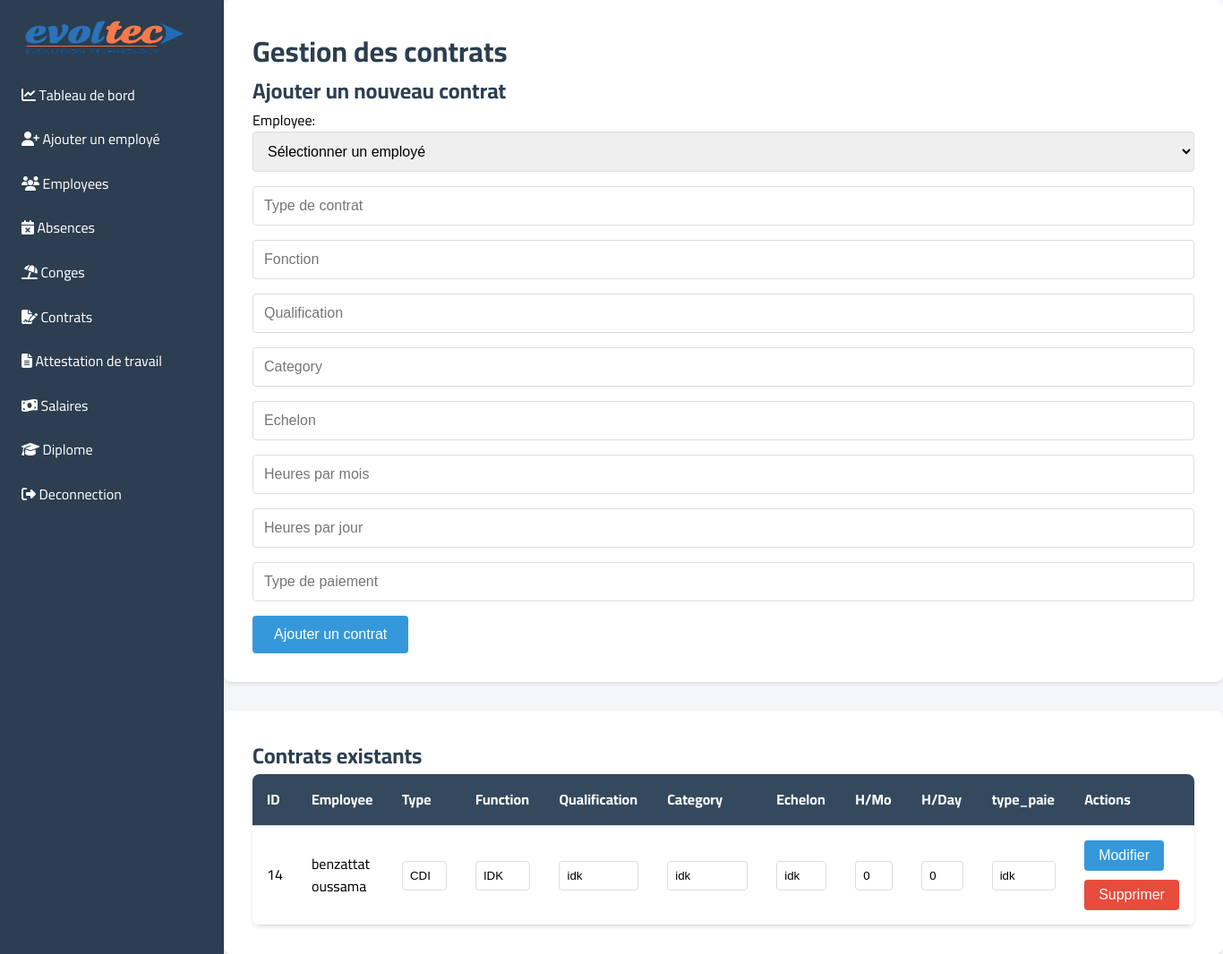
Screenshot of /admin/contracts.php (signed in) with the database file from the repository.
### tables this page shows
CREATE TABLE IF NOT EXISTS `contrat` (
  `N__CONTRAT` int NOT NULL AUTO_INCREMENT,
  `ID_EMP` int NOT NULL,
  `TYPE_CONTRAT` varchar(40) DEFAULT NULL,
  `FONCTION` varchar(20) DEFAULT NULL,
  `QUALIFICATION` varchar(30) DEFAULT NULL,
  `CATEGORIE` varchar(40) DEFAULT NULL,
  `ECHLAN` varchar(10) DEFAULT NULL,
  `NBR_H_MOIS` int DEFAULT NULL,
  `NBR_H___JOURS` int DEFAULT NULL,
  `TYPE_DE_PAIE` varchar(30) DEFAULT NULL,
  PRIMARY KEY (`N__CONTRAT`),
  KEY `FK_CONTRAT_DETENIR_EMPLOYEE` (`ID_EMP`)
);

CREATE TABLE IF NOT EXISTS `employee` (
  `ID_EMP` int NOT NULL AUTO_INCREMENT,
  `N__SERVICE` int NOT NULL,
  `NOM_EMP` varchar(20) DEFAULT NULL,
  `PRENOM_EMP` varchar(20) DEFAULT NULL,
  `DATE_EMP` date DEFAULT NULL,
  `TEL_EMP` varchar(20) DEFAULT NULL,
  `EMAIL_EMP` varchar(30) DEFAULT NULL,
  `ADRESSE_EMP` varchar(50) DEFAULT NULL,
  `DATEEMBAUCH_EMP` date DEFAULT NULL,
  `NOMBRE_D_ENFANT` int DEFAULT NULL,
  `NOM_UTILISATEUR` varchar(20) DEFAULT NULL,
  `MOT_DE_PASSE` varchar(40) DEFAULT NULL,
  `ROLES` varchar(20) DEFAULT NULL,
  `NOMBRE_JOURS_CONGE` int NOT NULL DEFAULT '30',
  PRIMARY KEY (`ID_EMP`),
  UNIQUE KEY `NOM_UTILISATEUR_2` (`NOM_UTILISATEUR`),
  KEY `FK_EMPLOYEE_TRAVAILLE_SERVICE` (`N__SERVICE`),
  KEY `NOM_UTILISATEUR` (`NOM_UTILISATEUR`)
);

### classes/Contract.php (called while the page is built, shortened)
<?php
require_once __DIR__ . '/../config/database.php';
class Contract {
    private $conn;
    private $table_name = "contrat";
    public function __construct() {
        $database = new Database();
        $this->conn = $database->getConnection();
    }
    public function getAll() {
        $query = "SELECT c.*, e.NOM_EMP, e.PRENOM_EMP
                 FROM " . $this->table_name . " c
                 JOIN employee e ON c.ID_EMP = e.ID_EMP";
        $stmt = $this->conn->prepare($query);
        $stmt->execute();
        return $stmt->fetchAll(PDO::FETCH_ASSOC);
    }
}

### config/database.php (called while the page is built, shortened)
<?php
class Database {
    private $host = "localhost";
    private $db_name = "gestion_personnel";
    private $username = "root";
    private $password = "";
    public function getConnection() {
        $this->conn = null;
        try {
            $this->conn = new PDO(
                "mysql:host=" . $this->host . ";dbname=" . $this->db_name,
                $this->username,
                $this->password
            );
            $this->conn->setAttribute(PDO::ATTR_ERRMODE, PDO::ERRMODE_EXCEPTION);
        } catch(PDOException $e) {
            echo "Connection Error: " . $e->getMessage();
        }
        return $this->conn;
    }
}
?>

### admin/contracts.php (the view, shortened to what this page needs)
<?php
require_once '../classes/Contract.php';
$contract = new Contract();
$contracts = $contract->getAll();
?>
<!DOCTYPE html>
<html lang="en">
<head>
    <link rel="stylesheet" href="../assets/css/style.css">
    <link rel="stylesheet" href="https://cdnjs.cloudflare.com/ajax/libs/font-awesome/6.5.0/css/all.min.css">
    <link rel="stylesheet" href="../assets/css/style.css">
</head>
<body>
<div class="dashboard-container" >
    <div class="sidebar">
        <img class="logo2" src="../img/evolteclogo-Photoroom.png" alt="">
       <ul>
                <li><a href="dashboard.php"><i class="fas fa-chart-line"></i> Tableau de bord</a></li>
                <li><a href="create_employee.php"><i class="fas fa-user-plus"></i> Ajouter un employé </a></li>
                <li><a href="employees.php"><i class="fas fa-users"></i> Employees</a></li>
                <li><a href="absences.php"><i class="fas fa-calendar-times"></i> Absences</a></li>
                <li><a href="vacations.php"><i class="fas fa-umbrella-beach"></i> Conges</a></li>
                <li><a href="contracts.php"><i class="fas fa-file-signature"></i> Contrats</a></li>
                <li><a href="admin_attestation_global.php"><i class="fas fa-file-alt"></i> Attestation de travail</a></li>
                <li><a href="salaire.php"><i class="fas fa-money-bill-wave"></i> Salaires</a></li>
                <li><a href="diplome.php"><i class="fas fa-graduation-cap"></i> Diplome</a></li>
                <li><a href="../logout.php"><i class="fas fa-sign-out-alt"></i> Deconnection</a></li>
            </ul>
        </div>
    <div class="all">
        <div class="formulaire">
            <h1> Gestion des contrats</h1>
            <h2>Ajouter un nouveau contrat</h2>
            <form method="POST">
                <label>Employee:</label>
                <select name="ID_EMP" required>
                    <option value=""> Sélectionner un employé</option>
                </select>
                <input type="text" name="TYPE_CONTRAT" placeholder="Type de contrat" required>
                <input type="text" name="FONCTION" placeholder="Fonction" required>
                <input type="text" name="QUALIFICATION" placeholder="Qualification" required>
                <input type="text" name="CATEGORIE" placeholder="Category" required>
                <input type="text" name="ECHLAN" placeholder="Echelon" required>
                <input type="text" name="NBR_H_MOIS" placeholder="Heures par mois" required>
                <input type="text" name="NBR_H___JOURS" placeholder="Heures par jour" required>
                <input type="text" name="TYPE_DE_PAIE" placeholder="Type de paiement" required>
                <input type="submit" value="Ajouter un contrat">
            </form>
        </div>
        <div class="absenceTable">
            <h2>Contrats existants</h2>
            <table>
                <thead>
                <tr>
                    <th>ID</th>
                    <th>Employee</th>
                    <th>Type</th>
                    <th>Function</th>
                    <th>Qualification</th>
                    <th>Category</th>
                    <th>Echelon</th>
                    <th>H/Mo</th>
                    <th>H/Day</th>
                    <th>type_paie</th>
                    <th>Actions</th>
                </tr>
                </thead>
                <tbody>
                <?php foreach ($contracts as $c): ?>
                    <tr>
                        <td><?= htmlspecialchars($c['ID_EMP']) ?></td>
                        <td><?= htmlspecialchars($c['NOM_EMP'] . ' ' . $c['PRENOM_EMP']) ?></td>
                        <form method="POST">
                            <td><input type="text" name="TYPE_CONTRAT" value="<?= htmlspecialchars($c['TYPE_CONTRAT']) ?>" required style="width:50px;"></td>
                            <td><input type="text" name="FONCTION" value="<?= htmlspecialchars($c['FONCTION']) ?>" required></td>
                            <td><input type="text" name="QUALIFICATION" value="<?= htmlspecialchars($c['QUALIFICATION']) ?>" required style=""></td>
                            <td><input type="text" name="CATEGORIE" value="<?= htmlspecialchars($c['CATEGORIE']) ?>" required style ="width:90px;"></td>
                            <td><input type="text" name="ECHLAN" value="<?= htmlspecialchars($c['ECHLAN']) ?>" required></td>
                            <td><input type="text" name="NBR_H_MOIS" value="<?= htmlspecialchars($c['NBR_H_MOIS']) ?>" required></td>
                            <td><input type="text" name="NBR_H___JOURS" value="<?= htmlspecialchars($c['NBR_H___JOURS']) ?>" required></td>
                            <td><input type="text" name="TYPE_DE_PAIE" value="<?= htmlspecialchars($c['TYPE_DE_PAIE']) ?>" required></td>
                            <td>
                                <input type="submit" value="Modifier" style="width: auto;">
                        </form>
                        <form method="POST" onsubmit="return confirm('Voulez-vous supprimer ce contrat ?')">
                            <input type="submit" value="Supprimer" style="background:#e74c3c; width:auto; margin-top: 10px;">
                        </form>
                    </tr>
                <?php endforeach; ?>
                </tbody>
            </table>
        </div>
    </div>
</div>
</body>
</html>

### assets/css/style.css (style rules this page uses)
* { margin: 0; padding: 0; box-sizing: border-box; }
body { font-family: Arial, sans-serif; line-height: 1.6; background-color: #f4f6f9; font-family: "Cairo", sans-serif; }
.dashboard-container { display: flex; min-height: 100vh; }
.sidebar { min-width: 250px; background: #2c3e50; color: white; padding: 1rem; }
.sidebar ul { list-style: none; }
ul { margin-top: -20px; }
.sidebar li { margin-bottom: 0.5rem; }
.sidebar a { color: white; text-decoration: none; display: block; padding: 0.5rem; border-radius: 4px; }
table { width: 100%; border-collapse: collapse; background: white; border-radius: 8px; overflow: hidden; box-shadow: 0 2px 4px rgba(0,0,0,0.1); }
th, td { padding: 12px 10px; border-bottom: 1px solid #ddd; text-align: left; }
th { background-color: #34495e; color: #fff; }
.sidebar .logo2 { height: 50px; width: 90%; margin-bottom: 2rem; }

### admin/contracts.php (style rules this page uses)
body { font-family: Arial, sans-serif; background-color: #f4f6f9; font-family: "Cairo", sans-serif; }
.dashboard-container { display: flex; min-height: 100vh; }
.sidebar { width:340px; padding: 1rem; }
.sidebar ul { list-style: none; }
.sidebar li { margin-bottom: 0.5rem; }
.sidebar a { color: white; text-decoration: none; display: block; padding: 0.5rem; border-radius: 4px; }
h1, h2 { color: #2c3e50; }
.formulaire { background: white; padding: 2rem; border-radius: 8px; box-shadow: 0 2px 4px rgba(0, 0, 0, 0.1); margin-bottom: 2rem; }
.formulaire input[type="text"], .formulaire input[type="date"], .formulaire select { width: 100%; padding: 0.75rem; border: 1px solid #ddd; border-radius: 4px; font-size: 1rem; margin-bottom: 1rem; }
.formulaire input[type="submit"] { padding: 0.75rem 1.5rem; background: #3498db; color: white; border: none; border-radius: 4px; cursor: pointer; font-size: 1rem; }
.absenceTable { background: white; padding: 2rem; border-radius: 8px; box-shadow: 0 2px 4px rgba(0, 0, 0, 0.1); }
.absenceTable table { width: 100%; border-collapse: collapse; }
.absenceTable th, .absenceTable td { padding: 1rem; text-align: left; border-bottom: 1px solid #ddd; }
.absenceTable th { background-color: #34495e; color: #fff; }
.absenceTable td input[type="text"], .absenceTable td input[type="date"] { padding: 0.5rem; border: 1px solid #ddd; border-radius: 4px; width: 100%; margin: 5px 0; }
.absenceTable td input[type="submit"] { padding: 0.5rem 1rem; background: #3498db; color: white; border: none; border-radius: 4px; cursor: pointer; font-size: 1rem; }
.absenceTable form { display: inline-block; width: 48%; margin-right: 2%; }
.absenceTable input[type="submit"] { width: 100%; padding: 1rem; background-color: #e74c3c; }

### rows the page displays
contrat: ID_EMP "14", ID_EMP.PRENOM_EMP "benzattat oussama", TYPE_CONTRAT "CDI", FONCTION "IDK", QUALIFICATION "idk", CATEGORIE "idk", ECHLAN "idk", NBR_H_MOIS "0", NBR_H___JOURS "0", TYPE_DE_PAIE "idk"
